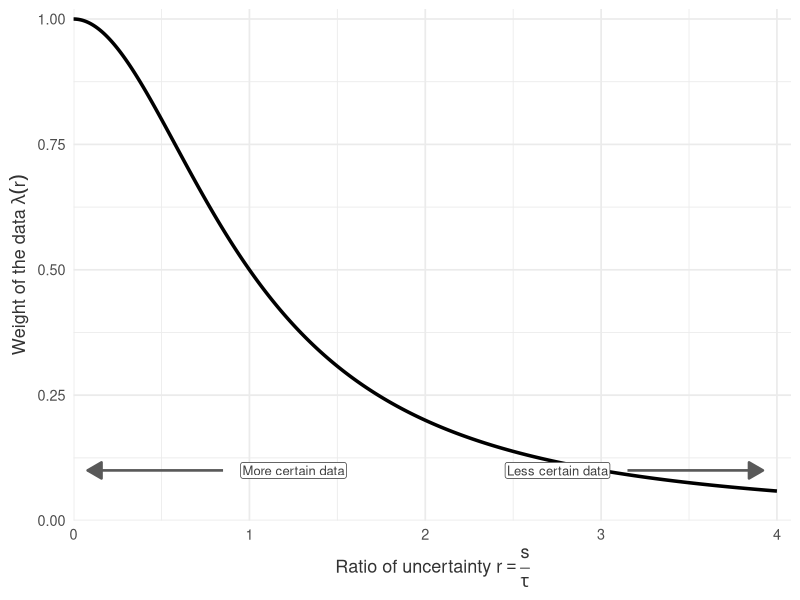
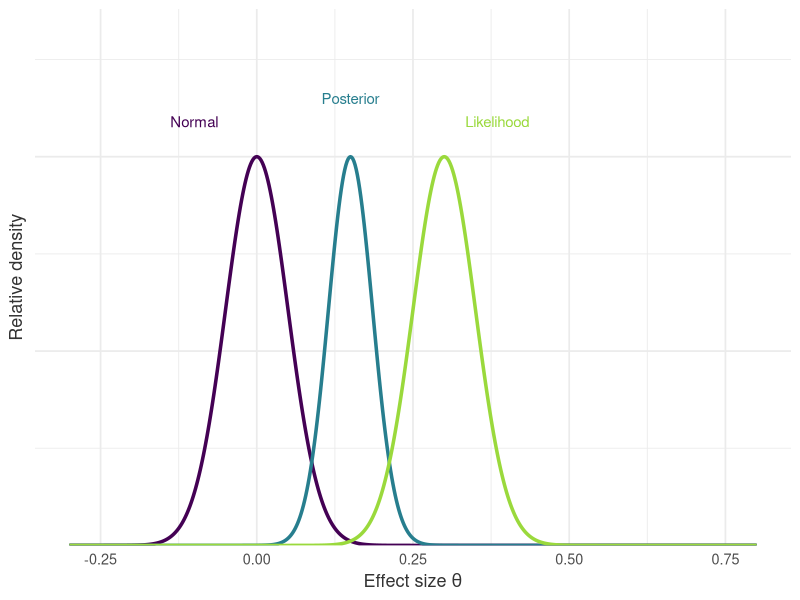
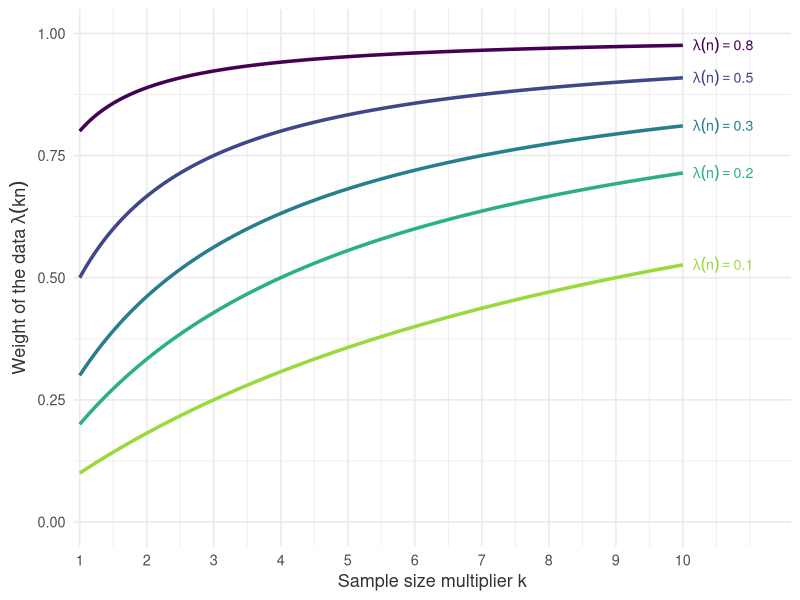
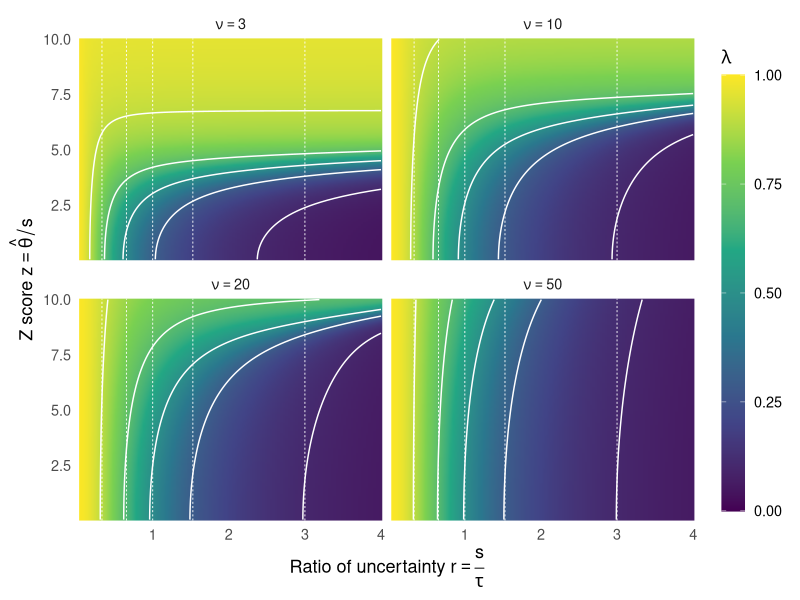
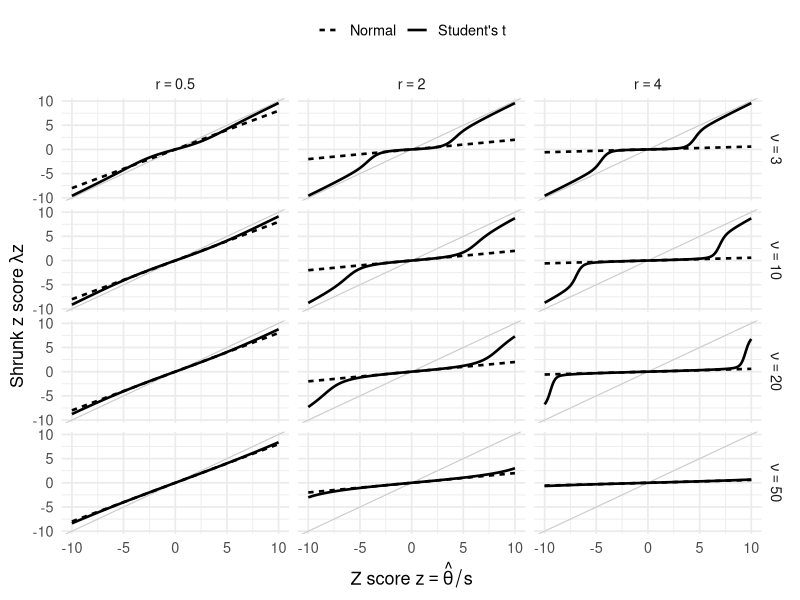

These charts were generated, in order, by the following R code:
## ---- chunk 1
library(tidyverse)
## ---- chunk 2
#| fig-cap: |
#|   Weight of the data under a normal prior. The weight depends only on the ratio of
#|   uncertainty, never on the point estimate.

shrink_guide <- tibble(
  label   = c("More certain data", "Less certain data"),
  x       = c(0.85, 3.15),
  xend    = c(0.08, 3.92),
  label_x = c(0.95, 3.05),
  hjust   = c(0, 1),
  y       = 0.1
)

ggplot() +
  stat_function(fun = \(x) 1 / (1 + x^2), xlim = c(0, 4), n = 1000, linewidth = 1.2) +
  geom_segment(
    data = shrink_guide, aes(x = x, xend = xend, y = y, yend = y),
    arrow = arrow(length = unit(0.16, "inches"), type = "closed"),
    linewidth = 0.9, colour = "gray35"
  ) +
  # geom_label rather than geom_text so the curve, which crosses y = 0.1 near r = 3,
  # does not run through the text
  geom_label(
    data = shrink_guide, aes(x = label_x, y = y, label = label, hjust = hjust),
    vjust = 0.5, size = 3.3, colour = "gray25",
    fill = "white", linewidth = 0, label.padding = unit(0.12, "lines")
  ) +
  scale_x_continuous(expand = expansion(mult = c(0, 0.02))) +
  scale_y_continuous(limits = c(0, 1), breaks = seq(0, 1, 0.25),
                     expand = expansion(mult = c(0, 0.02))) +
  labs(
    x = expression("Ratio of uncertainty " * r == frac(s, tau)),
    y = expression("Weight of the data " * lambda(r))
  ) +
  theme_minimal(base_size = 13) +
  theme(
    axis.title = element_text(colour = "gray20")
  )
## ---- chunk 3
#| fig-cap: |
#|   Prior data conflict. The posterior sits between the prior and the likelihood, in a
#|   region where neither places much density. Curves are scaled to a common height.

conflict <- tibble(
  component = c("Normal", "Likelihood"),
  mean      = c(0, 0.30),
  sd        = c(0.05, 0.05)
) |>
  # Conjugate posterior: precisions add, mean is the precision-weighted average
  add_row(
    component = "Posterior",
    mean = 0.30 * 0.05^2 / (0.05^2 + 0.05^2),
    sd = sqrt(1 / (1 / 0.05^2 + 1 / 0.05^2))
  )

conflict_curves <- conflict |>
  reframe(
    x = seq(-0.3, 0.8, length.out = 600),
    density = dnorm(x, mean, sd),
    .by = component
  ) |>
  # Scale each curve to a common peak height; the y axis is relative height, not density
  mutate(density = density / max(density), .by = component)

conflict_labels <- tibble(
  component = c("Normal", "Posterior", "Likelihood"),
  x         = c(-0.10, 0.15, 0.385),
  y         = c(1.09, 1.15, 1.09)
)

# Order the curves left to right so the sequential palette tracks position on the axis
component_levels <- c("Normal", "Posterior", "Likelihood")
conflict_curves <- mutate(
  conflict_curves, component = factor(component, component_levels)
)
conflict_labels <- mutate(
  conflict_labels, component = factor(component, component_levels)
)

ggplot(conflict_curves, aes(x, density, colour = component)) +
  geom_line(linewidth = 1.2) +
  geom_text(
    data = conflict_labels, aes(x = x, y = y, label = component),
    size = 3.8, show.legend = FALSE
  ) +
  scale_colour_viridis_d(end = 0.85) +
  scale_x_continuous(breaks = seq(-0.25, 0.75, 0.25)) +
  scale_y_continuous(expand = expansion(mult = c(0, 0.2))) +
  guides(colour = "none") +
  labs(
    x = expression("Effect size " * theta),
    y = "Relative density"
  ) +
  theme_minimal(base_size = 13) +
  theme(
    # The curves are scaled to a common peak, so the y values carry no information
    axis.text.y = element_blank(),
    axis.title = element_text(colour = "gray20")
  )
## ---- chunk 4
#| fig-cap: |
#|   Weight of the data after multiplying the effective sample size by k, for several
#|   starting values.

lambda_growth <- expand_grid(
  lambda_now = c(0.1, 0.2, 0.3, 0.5, 0.8),
  k = seq(1, 10, length.out = 400)
) |>
  mutate(lambda_new = k * lambda_now / (1 + (k - 1) * lambda_now))

growth_labels <- lambda_growth |>
  filter(k == max(k), .by = lambda_now)

ggplot(lambda_growth, aes(k, lambda_new, colour = factor(lambda_now))) +
  geom_line(linewidth = 1.2) +
  geom_text(
    data = growth_labels,
    aes(label = paste0("lambda(n) == ", lambda_now)),
    parse = TRUE, hjust = 0, nudge_x = 0.15, size = 3.6, show.legend = FALSE
  ) +
  scale_x_continuous(breaks = 1:10, expand = expansion(mult = c(0.01, 0.16))) +
  scale_y_continuous(limits = c(0, 1), breaks = seq(0, 1, 0.25)) +
  scale_colour_viridis_d(end = 0.85, direction = -1) +
  guides(colour = "none") +
  labs(
    x = "Sample size multiplier k",
    y = expression("Weight of the data " * lambda(kn))
  ) +
  theme_minimal(base_size = 13) +
  theme(axis.title = element_text(colour = "gray20"))
## ---- chunk 5

lambda_breaks <- seq(0.1, 0.9, 0.2)

# Posterior mean for y ~ N(theta, 1) with a t_nu prior whose standard deviation is
# tau = 1 / r; the scale that delivers that standard deviation is sigma (needs nu > 2)
post_mean <- function(z, r, nu) {
  tau <- 1 / r
  sigma <- tau * sqrt((nu - 2) / nu)
  log_kern <- function(theta) {
    dt(theta / sigma, df = nu, log = TRUE) - log(sigma) + dnorm(z - theta, log = TRUE)
  }
  # The integrand has mass near 0 and near z; integrate each region separately so the
  # quadrature cannot step over a narrow spike
  brk <- sort(unique(c(0, z)))
  span <- 60 * max(sigma, 1)
  lo <- min(brk) - span
  hi <- max(brk) + span
  # Rescale by the peak: when the prior is tight and the estimate is far from zero, both
  # integrals underflow to 0 on the raw scale and the ratio comes back NaN
  probe <- c(outer(brk, c(0, sigma * c(-8, -2, 2, 8), c(-8, -2, 2, 8)), "+"), lo, hi)
  peak <- max(log_kern(probe))
  f <- function(theta) exp(log_kern(theta) - peak)
  piece <- function(g) {
    sum(mapply(
      \(a, b) integrate(g, a, b, subdivisions = 2000L, rel.tol = 1e-10,
                        stop.on.error = FALSE)$value,
      c(lo, brk), c(brk, hi)
    ))
  }
  piece(\(th) th * f(th)) / piece(f)
}

t_shrinkage <- expand_grid(
  nu = c(3, 10, 20, 50),
  r = seq(0.05, 4, length.out = 120),
  z = seq(0.05, 10, length.out = 120)
) |>
  mutate(lambda = pmap_dbl(list(z, r, nu), \(z, r, nu) post_mean(z, r, nu) / z))
## ---- chunk 6
#| fig-cap: |
#|   Weight of the data under a mean-zero Student's t prior, with the prior standard
#|   deviation held at $\tau = s/r$ in every panel. Solid contours are the t prior at
#|   $\lambda$ = 0.1, 0.3, 0.5, 0.7, 0.9; dotted vertical lines are the normal prior at
#|   the same values.
#| fig-width: 9
#| fig-height: 7
ggplot(t_shrinkage, aes(r, z)) +
  geom_raster(aes(fill = lambda), interpolate = TRUE) +
  # The normal-prior contours are vertical because lambda = 1 / (1 + r^2) does not
  # involve the point estimate
  geom_vline(
    data = tibble(r = sqrt(1 / lambda_breaks - 1)),
    aes(xintercept = r), colour = "white", linewidth = 0.3, linetype = "22"
  ) +
  geom_contour(aes(z = lambda), colour = "white", linewidth = 0.5,
               breaks = lambda_breaks) +
  facet_wrap(~nu, labeller = label_bquote(nu == .(nu))) +
  scale_fill_viridis_c(limits = c(0, 1), name = expression(lambda)) +
  labs(x = expression("Ratio of uncertainty " * r == frac(s, tau)),
       y = expression("Z score " * z == hat(theta) / s)) +
  coord_cartesian(expand = FALSE) +
  theme_minimal(base_size = 13) +
  theme(
    panel.grid = element_blank(),
    # unit(1, "null") lets the colorbar stretch to the full height of the panel area
    legend.key.height = unit(1, "null"),
    legend.key.width = unit(0.6, "cm")
  )
## ---- chunk 7
#| fig-cap: |
#|   Shrunk z score $\lambda z$ against the observed z score. Rows vary the degrees of
#|   freedom, columns the ratio of uncertainty. The dotted line is a normal prior matched
#|   on standard deviation, and the grey diagonal is no shrinkage at all.
#| fig-width: 9
#| fig-height: 8.5

shrunk <- expand_grid(
  nu = c(3, 10, 20, 50),
  r = c(0.5, 2, 4),
  z = seq(-10, 10, length.out = 200)
) |>
  mutate(
    # With s = 1 the posterior mean is already on the z scale
    shrunk_z = pmap_dbl(list(z, r, nu), post_mean),
    normal_z = z / (1 + r^2)
  )

shrunk_long <- shrunk |>
  pivot_longer(c(shrunk_z, normal_z), names_to = "prior", values_to = "shrunk") |>
  mutate(prior = if_else(prior == "shrunk_z", "Student's t", "Normal"))

# One curve per panel, so r is carried by the facet rather than by colour
ggplot(shrunk_long, aes(z, shrunk, linetype = prior)) +
  geom_abline(slope = 1, intercept = 0, colour = "gray80", linewidth = 0.4) +
  geom_line(linewidth = 0.9) +
  facet_grid(
    nu ~ r,
    labeller = label_bquote(rows = nu == .(nu), cols = r == .(r))
  ) +
  scale_linetype_manual(
    values = c("Student's t" = "solid", "Normal" = "22"), name = NULL
  ) +
  labs(
    x = expression("Z score " * z == hat(theta) / s),
    y = expression("Shrunk z score " * lambda * z)
  ) +
  theme_minimal(base_size = 13) +
  theme(legend.position = "top")
